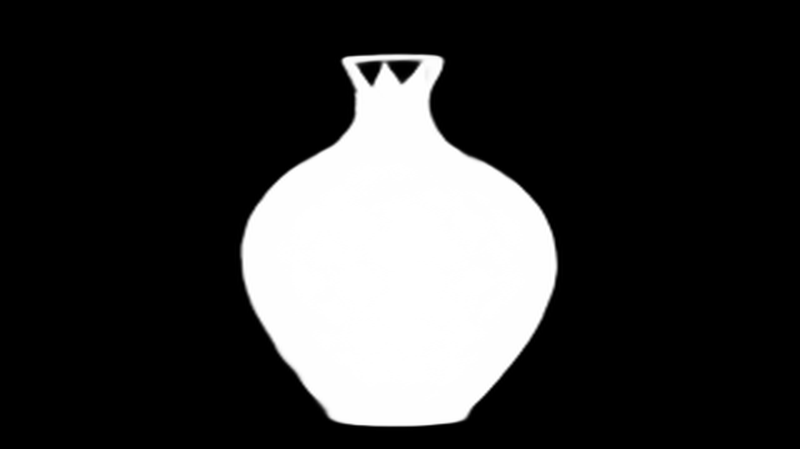
#> input picture mask.png, 800 x 449 px, found by its file name
$ python profile.py
#> lines starting #> are read from the running program, lines starting #| are printed output that depends on the picture; after the words box and inside, x2 and y2 are one past the last pixel; in counts of white or black regions, pixels touching at a corner belong together
# backend/profile.py — step 2: mask -> symmetry axis -> radius profile r(h)
import json
import numpy as np
import cv2
import matplotlib.pyplot as plt

mask = cv2.imread("mask.png", cv2.IMREAD_GRAYSCALE)
#> mask is the input picture: shape (449, 800); min 0, max 255, mean 54.1
binary = (mask > 127).astype(np.uint8)          # crisp black/white
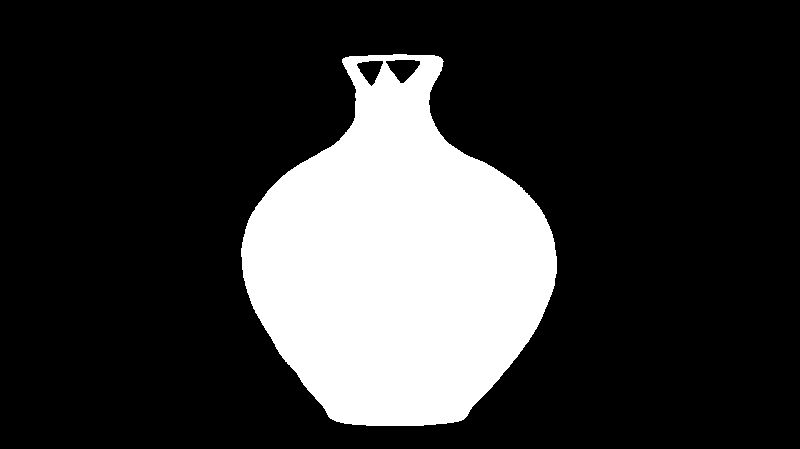
#> binary: shape (449, 800); values 0 (black) and 1 (white), 21.3% white; 1 white region, box (x1, y1, x2, y2) and area: (241, 54, 557, 426) 76362

# keep only the largest white blob (drops stray specks or shadow bits)
n, labels, stats, _ = cv2.connectedComponentsWithStats(binary, connectivity=8)
#> n = 2; stats = [[0, 0, 800, 449, 282838], [241, 54, 316, 372, 76362]]
largest = 1 + np.argmax(stats[1:, cv2.CC_STAT_AREA])   # skip background (label 0)
#> largest = 1
binary = (labels == largest).astype(np.uint8)

# which rows (heights) actually contain the vase
rows = np.where(binary.any(axis=1))[0]
#> rows = 372 values from 54 to 425
top, bottom = rows.min(), rows.max()
#> top = 54; bottom = 425

heights, radii, centers = [], [], []
for row in range(top, bottom + 1):
    cols = np.where(binary[row] > 0)[0]          # white pixels in this row
    if cols.size == 0:
        continue
    left, right = cols.min(), cols.max()
    radii.append((right - left) / 2.0)           # half the width = radius here
    centers.append((right + left) / 2.0)         # midpoint of this row
    heights.append(bottom - row)                 # height measured up from the base
#> this loop made 372 passes
#> (left, right) on passes 1 to 3: (393, 406), (368, 434), (349, 438)
#> after the loop, centers = 372 values, max 401 at index 1, min 390.5 at index 97, mean 396.4; heights = 372 values, max 371 at index 0, min 0 at index 371, mean 185.5; radii = 372 values, max 157.5 at index 202, min 6.5 at index 0, mean 103.3

heights = np.array(heights, float)
radii   = np.array(radii, float)
axis_x  = float(np.median(centers))              # the vertical symmetry axis
#> axis_x = 397.5

with open("profile.json", "w") as f:
    json.dump({"heights": heights.tolist(), "radii": radii.tolist(),
               "axis_x": axis_x, "units": "pixels"}, f)
print(f"saved profile.json — {len(heights)} samples, axis_x = {axis_x:.1f}px")
#| saved profile.json — 372 samples, axis_x = 397.5px

# ---- visualize ----
fig, ax = plt.subplots(1, 2, figsize=(12, 6))
rows_plot = bottom - heights
#> rows_plot = 372 values from 54 to 425

ax[0].imshow(binary, cmap="gray")
ax[0].axvline(axis_x, color="red", lw=1.5)                      # symmetry axis
ax[0].plot(axis_x + radii, rows_plot, color="cyan", lw=1.5)    # right edge
ax[0].plot(axis_x - radii, rows_plot, color="cyan", lw=1.5)    # left edge
ax[0].set_title("mask + axis (red) + detected silhouette (cyan)")
ax[0].axis("off")

ax[1].plot(radii, heights, color="#2c63d6")
ax[1].set_title("profile  r(h)")
ax[1].set_xlabel("radius (px)"); ax[1].set_ylabel("height from base (px)")
ax[1].set_aspect("equal"); ax[1].grid(alpha=0.3)

plt.tight_layout()
plt.show()
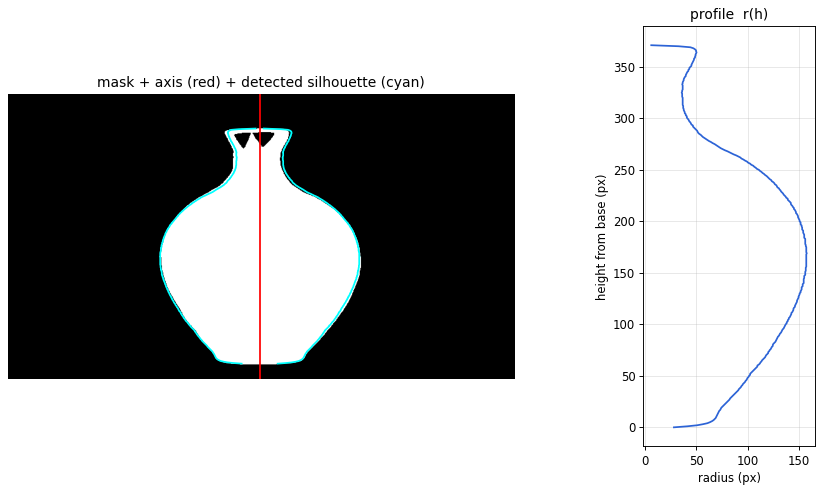
#> figure drawn by matplotlib, 2 panels
